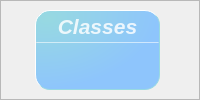
                       <widget class="QFrame" name="frame_13">
                        <property name="frameShape">
                         <enum>QFrame::StyledPanel</enum>
                        </property>
                        <property name="frameShadow">
                         <enum>QFrame::Raised</enum>
                        </property>
                        <layout class="QHBoxLayout" name="horizontalLayout_34">
                         <property name="spacing">
                          <number>6</number>
                         </property>
                         <property name="leftMargin">
                          <number>0</number>
                         </property>
                         <property name="topMargin">
                          <number>5</number>
                         </property>
                         <property name="rightMargin">
                          <number>5</number>
                         </property>
                         <property name="bottomMargin">
                          <number>5</number>
                         </property>
                         <item>
                          <widget class="QFrame" name="Class_QF2">
                           <property name="minimumSize">
                            <size>
                             <width>125</width>
                             <height>80</height>
                            </size>
                           </property>
                           <property name="maximumSize">
                            <size>
                             <width>125</width>
                             <height>80</height>
                            </size>
                           </property>
                           <property name="toolTipDuration">
                            <number>0</number>
                           </property>
                           <property name="styleSheet">
                            <string notr="true">QFrame#Class_QF2{
color: rgb(255, 255, 255);
border-radius: 15px;
background-color:qradialgradient(cx:0, cy:0, radius:1, fx:0.1, fy:0.1, stop:0  #97D9E1,  stop:1   #8EC5FC);
border: 1px outset #97D9E1;
}
</string>
                           </property>
                           <property name="frameShape">
                            <enum>QFrame::StyledPanel</enum>
                           </property>
                           <property name="frameShadow">
                            <enum>QFrame::Raised</enum>
                           </property>
                           <layout class="QVBoxLayout" name="verticalLayout_30" stretch="0,2,1">
                            <property name="spacing">
                             <number>0</number>
                            </property>
                            <property name="leftMargin">
                             <number>0</number>
                            </property>
                            <property name="topMargin">
                             <number>0</number>
                            </property>
                            <property name="rightMargin">
                             <number>0</number>
                            </property>
                            <property name="bottomMargin">
                             <number>0</number>
                            </property>
                            <item>
                             <widget class="QFrame" name="Class_top2">
                              <property name="styleSheet">
                               <string notr="true">border:none</string>
                              </property>
                              <property name="frameShape">
                               <enum>QFrame::StyledPanel</enum>
                              </property>
                              <property name="frameShadow">
                               <enum>QFrame::Raised</enum>
                              </property>
                              <layout class="QHBoxLayout" name="horizontalLayout_35">
                               <property name="spacing">
                                <number>0</number>
                               </property>
                               <property name="leftMargin">
                                <number>0</number>
                               </property>
                               <property name="topMargin">
                                <number>3</number>
                               </property>
                               <property name="rightMargin">
                                <number>0</number>
                               </property>
                               <property name="bottomMargin">
                                <number>3</number>
                               </property>
                               <item>
                                <widget class="QLabel" name="label_12">
                                 <property name="maximumSize">
                                  <size>
                                   <width>16777215</width>
                                   <height>30</height>
                                  </size>
                                 </property>
                                 <property name="font">
                                  <font>
                                   <family>Segoe UI</family>
                                   <pointsize>16</pointsize>
                                   <italic>true</italic>
                                   <bold>true</bold>
                                  </font>
                                 </property>
                                 <property name="styleSheet">
                                  <string notr="true">color: rgba(255, 255,255, 210);
text-align:center;
font: 700 italic 16pt "Segoe UI";</string>
                                 </property>
                                 <property name="text">
                                  <string>Classes</string>
                                 </property>
                                 <property name="alignment">
                                  <set>Qt::AlignCenter</set>
                                 </property>
                                 <property name="indent">
                                  <number>0</number>
                                 </property>
                                </widget>
                               </item>
                              </layout>
                             </widget>
                            </item>
                            <item>
                             <widget class="Line" name="line_9">
                              <property name="maximumSize">
                               <size>
                                <width>16777215</width>
                                <height>1</height>
                               </size>
                              </property>
                              <property name="styleSheet">
                               <string notr="true">background-color: rgba(255, 255, 255, 89);</string>
                              </property>
                              <property name="orientation">
                               <enum>Qt::Horizontal</enum>
                              </property>
                             </widget>
                            </item>
                            <item>
                             <widget class="QFrame" name="Class_bottom2">
                              <property name="styleSheet">
                               <string notr="true">border:none</string>
                              </property>
                              <property name="frameShape">
                               <enum>QFrame::StyledPanel</enum>
                              </property>
                              <property name="frameShadow">
                               <enum>QFrame::Raised</enum>
                              </property>
                              <layout class="QVBoxLayout" name="verticalLayout_31">
                               <property name="spacing">
                                <number>0</number>
                               </property>
                               <property name="leftMargin">
                                <number>0</number>
                               </property>
                               <property name="topMargin">
                                <number>6</number>
                               </property>
                               <property name="rightMargin">
                                <number>0</number>
                               </property>
                               <property name="bottomMargin">
                                <number>6</number>
                               </property>
                               <item alignment="Qt::AlignTop">
                                <widget class="QLabel" name="Class_num2">
                                 <property name="minimumSize">
                                  <size>
                                   <width>0</width>
                                   <height>30</height>
                                  </size>
                                 </property>
                                 <property name="maximumSize">
                                  <size>
                                   <width>16777215</width>
                                   <height>30</height>
                                  </size>
                                 </property>
                                 <property name="font">
                                  <font>
                                   <family>Microsoft YaHei UI</family>
                                   <pointsize>12</pointsize>
                                   <italic>false</italic>
                                   <bold>false</bold>
                                   <underline>false</underline>
                                  </font>
                                 </property>
                                 <property name="styleSheet">
                                  <string notr="true">color: rgb(255, 255, 255);
font: 12pt "Microsoft YaHei UI";
</string>
                                 </property>
                                 <property name="text">
                                  <string/>
                                 </property>
                                 <property name="alignment">
                                  <set>Qt::AlignCenter</set>
                                 </property>
                                </widget>
                               </item>
                              </layout>
                             </widget>
                            </item>
                           </layout>
                          </widget>
                         </item>
                        </layout>
                       </widget>
